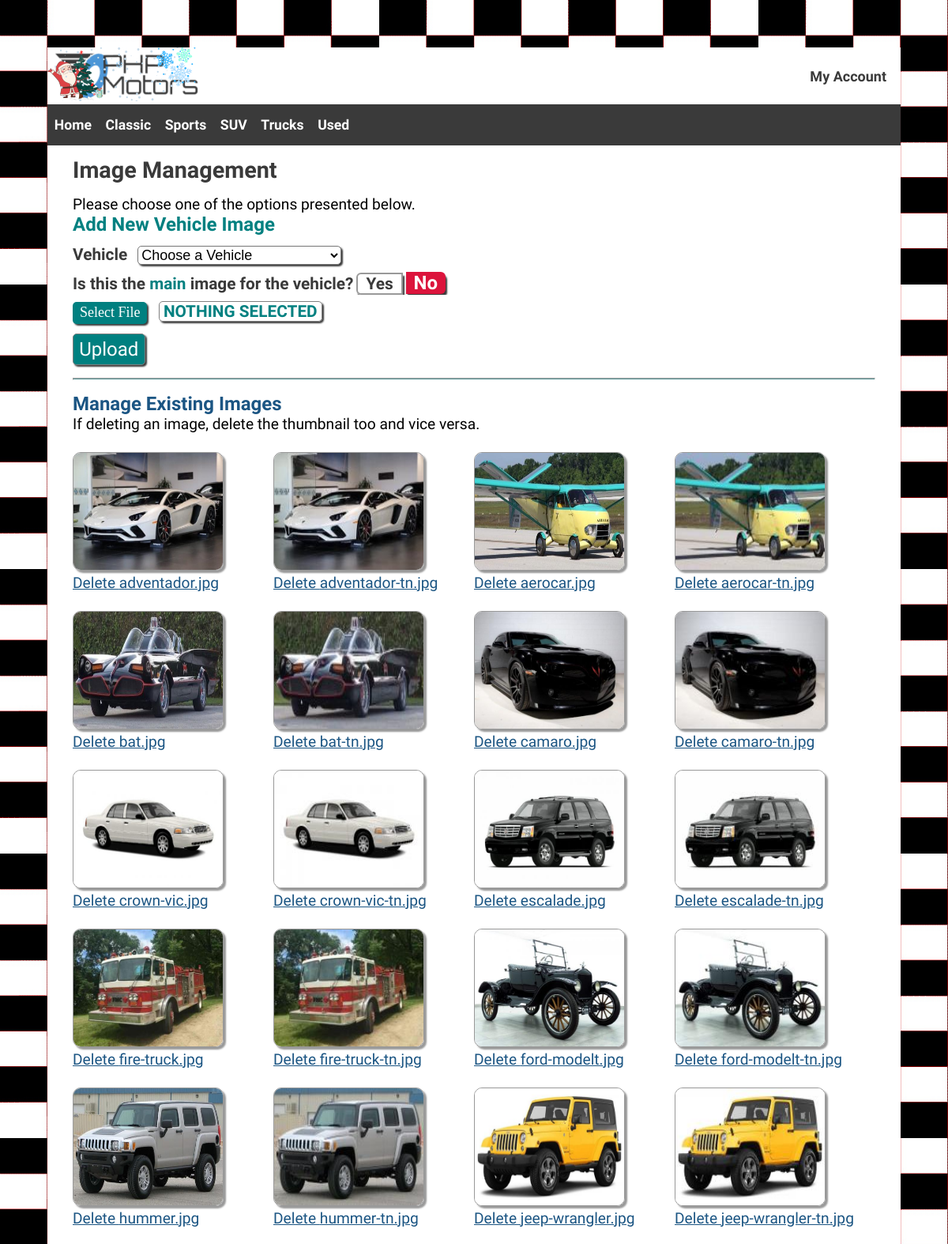
Page /uploads/index.php (upper part) on the committed database.
### tables this page shows
CREATE TABLE `carclassification` (
  `classificationId` int NOT NULL,
  `classificationName` varchar(30) NOT NULL
);

CREATE TABLE `images` (
  `imgId` int NOT NULL,
  `invId` int NOT NULL,
  `imgName` varchar(100) NOT NULL,
  `imgPath` varchar(150) NOT NULL,
  `imgDate` timestamp NOT NULL DEFAULT CURRENT_TIMESTAMP,
  `imgPrimary` tinyint(1) NOT NULL DEFAULT '0'
);

### model/uploads-model.php (called while the page is built, shortened)
<?php
function getImages()
{
    $db = phpmotorsConnect();
    $sql = 'SELECT imgId, imgPath, imgName, imgDate, inventory.invId, invMake, invModel FROM images JOIN inventory ON images.invId = inventory.invId';
    $stmt = $db->prepare($sql);
    $stmt->execute();
    $imageArray = $stmt->fetchAll(PDO::FETCH_ASSOC);
    return $imageArray;
}

### model/main-model.php (called while the page is built, shortened)
<?php
function getClassifications(){
    $db = phpmotorsConnect();
    $sql = 'SELECT classificationName, classificationId FROM carclassification ORDER BY classificationName ASC';
    $stmt = $db->prepare($sql);
    $stmt->execute();
    $classifications = $stmt->fetchAll();
    return $classifications;
   }
?>

### model/vehicles-model.php (called while the page is built, shortened)
<?php
function getVehicles()
{
    $db = phpmotorsConnect();
    $sql = 'SELECT invId, invMake, invModel FROM inventory';
    $stmt = $db->prepare($sql);
    $stmt->execute();
    $invInfo = $stmt->fetchAll(PDO::FETCH_ASSOC);
    return $invInfo;
}

### library/functions.php (the view, shortened to what this page needs)
<?php
$carclassification = getClassifications();
function getNavigationBar($carclassification)
{
   $navList = '<ul>';
   $navList .= "<li><a href='/phpmotors/' title='View the PHP Motors home page'>Home</a></li>";
   foreach ($carclassification as $classification) {
      $navList .= "<li><a href='/phpmotors/vehicles/?action=classification&classificationName=" . urlencode($classification['classificationName']) . "' title='View our $classification[classificationName] product line'>$classification[classificationName]</a></li>";
   }
   $navList .= '</ul>';
   return $navList;
}
function buildImageDisplay($imageArray)
{
   $id = '<ul id="image-display">';
   foreach ($imageArray as $image) {
      $id .= '<li>';
      $id .= "<img src='$image[imgPath]' title='$image[invMake] $image[invModel] image on PHP Motors.com' alt='$image[invMake] $image[invModel] image on PHP Motors.com'>";
      $id .= "<p><a href='/phpmotors/uploads?action=delete&imgId=$image[imgId]&filename=$image[imgName]' title='Delete the image'>Delete $image[imgName]</a></p>";
      $id .= '</li>';
   }
   $id .= '</ul>';
   return $id;
}
function buildVehiclesSelect($vehicles)
{
   $prodList = '<select class="imageUploadSelector" name="invId" id="invId">';
   $prodList .= "<option>Choose a Vehicle</option>";
   foreach ($vehicles as $vehicle) {
      $prodList .= "<option value='$vehicle[invId]'>$vehicle[invMake] $vehicle[invModel]</option>";
   }
   $prodList .= '</select>';
   return $prodList;
}

### uploads/index.php (shortened to what this page needs)
<?php
require_once '../model/main-model.php';
require_once '../model/vehicles-model.php';
require_once '../model/uploads-model.php';
require_once '../library/functions.php';
$classifications = getClassifications();
$navList = getNavigationBar($classifications);
$action = filter_input(INPUT_POST, 'action', FILTER_SANITIZE_STRING);
if ($action == NULL) {
    $action = filter_input(INPUT_GET, 'action', FILTER_SANITIZE_STRING);
}
switch ($action) {
    default:
        $imageArray = getImages();
        if (count($imageArray)) {
            $imageDisplay = buildImageDisplay($imageArray);
        } else {
            $imageDisplay = '<p class="failure">Sorry, no images could be found.</p>';
        }
        $vehicles = getVehicles();
        $prodSelect = buildVehiclesSelect($vehicles);
        include '../view/image-admin.php';
        exit;
        break;
}

### view/image-admin.php (shortened to what this page needs)
<!DOCTYPE html>
<html lang="en-us">
<head>
    <link rel="stylesheet" href="/phpmotors/css/small.css" type="text/css">
    <link rel="stylesheet" href="/phpmotors/css/large.css" type="text/css">
</head>
<body>
    <header id="page-header">
        <?php require_once $_SERVER['DOCUMENT_ROOT'] . '/phpmotors/snippets/header.php'; ?>
    </header>
    <nav id="page_nav">
        <?php echo getNavigationBar($carclassification); ?>
    </nav>
    <main class="imageUploadView">
        <h1>Image Management</h1>
        <p>Please choose one of the options presented below.</p>
        <h2>Add New Vehicle Image</h2>
        <form action="/phpmotors/uploads/" method="post" enctype="multipart/form-data">
            <label for="invId">Vehicle</label>
            <?php echo $prodSelect; ?>
            <fieldset class="form_toggle">
                <label>Is this the <b id="TealColor">main</b> image for the vehicle?</label>
                <div class="form_toggle-item item-1">
                    <label for="priYes">Yes</label>
                </div>
                <div class="form_toggle-item item-2">
                    <label for="priNo">No</label>
                </div>
            </fieldset>
            <fieldset>
                <input type=button onClick=getFile.simulate() value="Select File">
                <label id=selected>Nothing selected</label><br>
                <input type="submit" value="Upload" id="uploadImage">
            </fieldset>
        </form>
        <hr>
        <h2>Manage Existing Images</h2>
        <p class="notice">If deleting an image, delete the thumbnail too and vice versa.</p>
        <?php
        if (isset($imageDisplay)) {
            echo $imageDisplay;
        } ?>
    </main>
</body>
</html>

### snippets/header.php (shortened to what this page needs)
<div>
    <img src="/phpmotors/images/site/logoWinter.jpg" alt="Delorian logo">
</div>
<div class="hright">
    <?php if (!$_SESSION['loggedin']) { echo '<a href="/phpmotors/accounts/index.php?action=login" id="myaccount">My Account</a>'; }?>
</div>

### css/small.css (style rules this page uses)
* { padding: 0%; margin: 0%; }
*, *:before, *:after { box-sizing: inherit; }
html { box-sizing: border-box; }
body { background-color: #ffffff; }
header { display: flex; flex-flow: row; align-items: center; background-color: #ffffff; width: 100%; justify-content: space-between; }
#myaccount { margin-right: 1em; font-family: 'Gemunu Libre', sans-serif; font-size: large; font-weight: 900; text-decoration: none; color: #3a3a3a; }
nav { background-color: #3a3a3a; }
nav li { display: inline-block; text-decoration: none; padding: 0.3em; }
nav li a { text-decoration: none; color: #ffffff; font-family: 'Orbitron', sans-serif; font-weight: 600; font-size: small; background-color: #3a3a3a; }
h1 { padding: 0.5em 0; font-family: 'Audiowide', cursive; color: #3a3a3a; }
select:valid { background-color: #ffffff; }
.imageUploadView { margin: 0 2em; }
.imageUploadView h1, h2 { font-family: 'Audiowide', cursive; color: #3a3a3a; }
.imageUploadView h2 { color: #1B5583; }
.imageUploadView h2:first-of-type { margin-bottom: .5em; color: teal; }
.imageUploadView h1 { font-size: 1.8em; }
.imageUploadView p { font-family: 'Gemunu Libre', sans-serif; font-size: 1.2em; }
.imageUploadSelector { font-size: large; margin: 0 0 .5em .5em; box-shadow: 2px 2px 2px #3a3a3a; border-radius: 5px; }
#TealColor { color: teal; }
.imageUploadView form label { color: #3a3a3a; font-size: 1.3em; font-family: 'Gemunu Libre', sans-serif; font-weight: 600; }
.imageUploadView form input { padding: 0.2em 0.5em; }
.imageUploadView fieldset { border: none; }
.imageUploadView hr { margin: 1em 0; }
.form_toggle { overflow: hidden; }
.form_toggle-item { display: inline-block; }
.form_toggle-item label { display: inline-block; padding: 0 10px; border: 2px solid #999; cursor: pointer; user-select: none; box-shadow: 2px 4px 2px #3a3a3a; }
.form_toggle .item-1 label { border-radius: 6px 0 0 6px; color: #3a3a3a; }
.form_toggle .item-2 label { border-radius: 0 6px 6px 0; color: #3a3a3a; }
.form_toggle .item-2 input[type=radio]:checked+label { background-color: crimson; color: white; font-size: x-large; border: none; }
#uploadImage { background: teal; cursor: pointer; color: white; padding: .2em .3em; font-family: 'Gemunu Libre', sans-serif; font-size: x-large; border: 1px solid grey; box-shadow: 2px 2px 2px #3a3a3a; border-radius: 5px; margin-top: .5em; }
#image-display { display: grid; grid-template-columns: 1fr; }
#image-display img { max-width: 100%; margin-top: 1.5em; }
#image-display a { color: #1B5583 }
#image-display li { list-style-type: none; }
.imageUploadView hr { height: 3px; background-color: cadetblue; }
#selected { text-transform: uppercase; color: teal; padding: 0 5px; border: 1px solid grey; border-radius: 5px; margin-left: .5em; margin-top: .5em; box-shadow: 2px 2px 2px #3a3a3a; }
[value="Select File"] { background: teal; cursor: pointer; color: white; padding: 2px 5px; font-family: Trebuchet MS; font-size: large; border: 0; border-radius: 5px; box-shadow: 2px 2px 2px #3a3a3a; margin-top: .5em; }

### css/large.css (style rules this page uses)
@media only screen and (min-width:70em) { html { background-image: url(/phpmotors/images/site/checkerboard.jpg); background-size: 40%; } }
@media only screen and (min-width:70em) { body { width: 90%; height: 90%; margin: 5%; } }
@media only screen and (min-width:70em) { nav li { flex-direction: row; flex: 1 1 auto; padding: 1em 0; } }
@media only screen and (min-width:70em) { nav li a { padding: 0.9em 0.5em; font-size: 1.1em; } }
@media only screen and (min-width:70em) { h1 { font-size: x-large; } }
@media only screen and (min-width:70em) { .hright { margin-left: 60%; } }
@media only screen and (min-width:70em) { #image-display { grid-template-columns: 1fr 1fr 1fr 1fr; } }
@media only screen and (min-width:70em) { #image-display img { max-width: 75%; height: 150px; border: 1px #999 solid; border-radius: 10px; box-shadow: 3px 3px 2px #999; } }

### rows in the picture
carclassification: classificationName "Classic"
carclassification: classificationName "Sports"
carclassification: classificationName "SUV"
carclassification: classificationName "Trucks"
carclassification: classificationName "Used"
images: imgPath (picture), imgName "adventador.jpg"
images: imgPath (picture), imgName "adventador-tn.jpg"
images: imgPath (picture), imgName "aerocar.jpg"
images: imgPath (picture), imgName "aerocar-tn.jpg"
images: imgPath (picture), imgName "bat.jpg"
images: imgPath (picture), imgName "bat-tn.jpg"
images: imgPath (picture), imgName "camaro.jpg"
images: imgPath (picture), imgName "camaro-tn.jpg"
images: imgPath (picture), imgName "crown-vic.jpg"
images: imgPath (picture), imgName "crown-vic-tn.jpg"
images: imgPath (picture), imgName "escalade.jpg"
images: imgPath (picture), imgName "escalade-tn.jpg"
images: imgPath (picture), imgName "fire-truck.jpg"
images: imgPath (picture), imgName "fire-truck-tn.jpg"
images: imgPath (picture), imgName "ford-modelt.jpg"
images: imgPath (picture), imgName "ford-modelt-tn.jpg"
images: imgPath (picture), imgName "hummer.jpg"
images: imgPath (picture), imgName "hummer-tn.jpg"
images: imgPath (picture), imgName "jeep-wrangler.jpg"
images: imgPath (picture), imgName "jeep-wrangler-tn.jpg"
